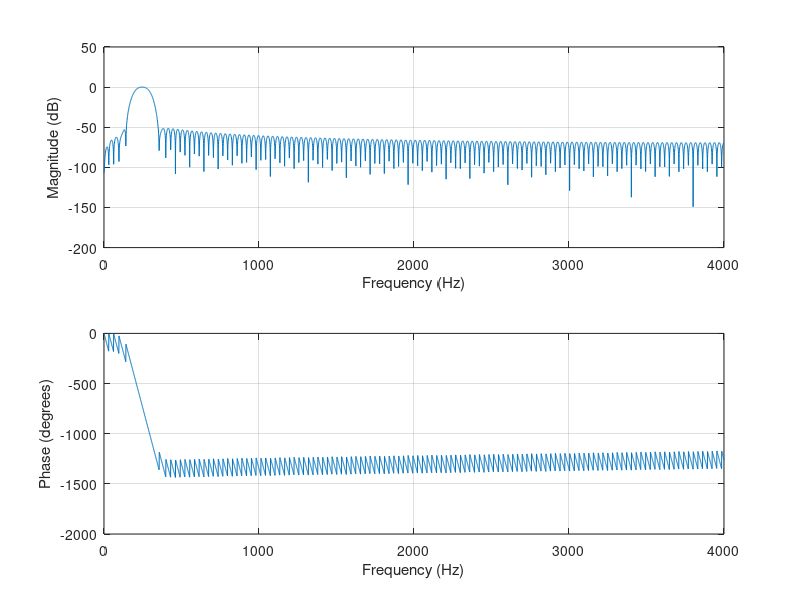
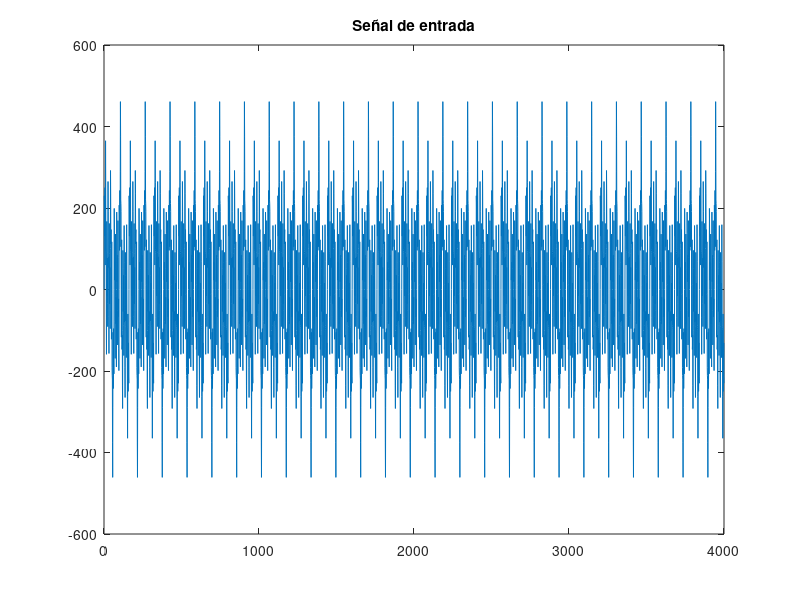

Write the MATLAB code that produced these figures, in order.
pkg load signal

% caso: 'ruido' o 'senos'
caso = 'senos';

fs = 8000;
fmax = fs/2;
N = 4000;

% ----- Diseño del filtro pasabanda 200 a 300 Hz -----
order = 260;
b = fir1(order, [200 300]/fmax, 'pass', hamming(order+1));
figure; freqz(b, 1, 4096, fs);

% ----- Genera filter.h -----
fid = fopen('filter.h','w');
fprintf(fid, '#define N_FIR %d\n\n', length(b));
fprintf(fid, 'float h[N_FIR]={');
fprintf(fid, '%.10e, ', b(1:end-1));
fprintf(fid, '%.10e};\n', b(end));
fclose(fid);

% ----- Señal de entrada -----
if strcmp(caso, 'ruido')
  x = round(1000*(1 - 2*rand(1, N)));
else
  freq_range = [100 250 400 1000 2000];
  n = 0:N-1;
  x = zeros(1, N);
  for k = 1:length(freq_range)
    x = x + round(100*sin(2*pi*n*freq_range(k)/fs));
  end
end
figure; plot(x); title('Señal de entrada');

% ----- Genera signal.h -----
fid = fopen('signal.h','w');
fprintf(fid, '#define LINE_ELEMENTS %d\n\n', length(x));
fprintf(fid, 'short signal[LINE_ELEMENTS]={');
fprintf(fid, '%d, ', x(1:end-1));
fprintf(fid, '%d};\n', x(end));
fclose(fid);

save('entrada.mat', 'x');   % para graficar la entrada después
